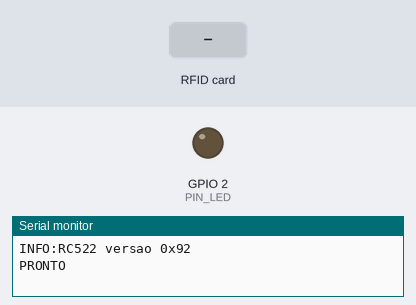
This program was run on a simulated ESP32. Shown: output pins drawn as LEDs (lit = HIGH), the last lines printed to the serial monitor. Inputs (shaded band) come from the test bench.

Above: at 1.3 s.
1.4 s: RFID card 5E 7A 19 C4 held to the reader
At 1.49 s:
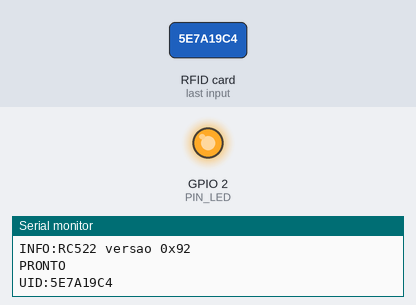
Timing chart, 0 to 10.4 s (numbered marks = the images above; inputs shaded):
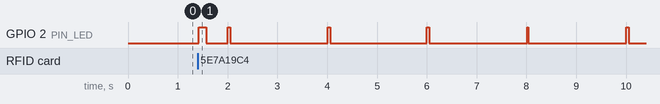

The program:

main.cpp
```cpp
// Leitor NFC — "Monte a comunidade de peixes"
// Extensão "Re-conhecendo nosso rio" — Cachoeiras de Macacu (RJ)
//
// Lê o UID de tags NTAG213/215 com um RC522 e imprime na serial (115200 baud)
// uma linha por leitura, no formato:   UID:04A1B2C3D4E5F6
//
// Outras linhas que o firmware pode imprimir (a página web ignora):
//   PRONTO                 -> leitor iniciado
//   INFO:...               -> mensagens informativas
//   ERRO:...               -> RC522 não encontrado (verifique a ligação)
//
// Para usar na IDE Arduino: crie uma pasta "leitor_peixes", copie este arquivo
// como "leitor_peixes.ino" e instale a biblioteca "MFRC522" (miguelbalboa).

#include <Arduino.h>
#include <SPI.h>
#include <MFRC522.h>

// ---- Pinos (SPI padrão do ESP32 — ver LIGACAO.md) ----
constexpr uint8_t PIN_SS   = 5;
constexpr uint8_t PIN_SCK  = 18;
constexpr uint8_t PIN_MOSI = 23;
constexpr uint8_t PIN_MISO = 19;
constexpr uint8_t PIN_RST  = 22;
constexpr uint8_t PIN_LED  = 2;   // LED azul da placa na maioria das ESP32 DevKit

// ---- Ajustes ----
constexpr uint32_t DEBOUNCE_MS     = 1000;  // mesma tag não repete antes disso
constexpr uint32_t LED_LEITURA_MS  = 150;   // LED aceso ao ler uma tag
constexpr uint32_t BATIMENTO_MS    = 2000;  // piscadinha "estou vivo"
constexpr uint32_t REINICIA_ERRO_MS = 3000; // nova tentativa se o RC522 falhar

MFRC522 rfid(PIN_SS, PIN_RST);

String   ultimoUid;
uint32_t ultimoUidMs = 0;
uint32_t ledLeituraAte = 0;
bool     leitorOk = false;
uint32_t ultimaTentativaMs = 0;

bool iniciarLeitor() {
  rfid.PCD_Init();
  delay(10);
  byte versao = rfid.PCD_ReadRegister(MFRC522::VersionReg);
  if (versao == 0x00 || versao == 0xFF) {
    Serial.println(F("ERRO:RC522 nao encontrado - verifique a ligacao e os 3,3 V"));
    return false;
  }
  // Ganho máximo da antena: ajuda a ler a tag através do plástico do peixe.
  rfid.PCD_SetAntennaGain(MFRC522::RxGain_max);
  Serial.print(F("INFO:RC522 versao 0x"));
  Serial.println(versao, HEX);
  Serial.println(F("PRONTO"));
  return true;
}

String uidParaTexto(const MFRC522::Uid &uid) {
  String s;
  s.reserve(uid.size * 2);
  for (byte i = 0; i < uid.size; i++) {
    if (uid.uidByte[i] < 0x10) s += '0';
    s += String(uid.uidByte[i], HEX);
  }
  s.toUpperCase();
  return s;
}

void atualizarLed(uint32_t agora) {
  bool aceso;
  if (!leitorOk) {
    aceso = (agora / 100) % 2;                    // erro: pisca rápido
  } else if (agora < ledLeituraAte) {
    aceso = true;                                 // acabou de ler
  } else {
    aceso = (agora % BATIMENTO_MS) < 40;          // batimento discreto
  }
  digitalWrite(PIN_LED, aceso ? HIGH : LOW);
}

void setup() {
  Serial.begin(115200);
  pinMode(PIN_LED, OUTPUT);
  SPI.begin(PIN_SCK, PIN_MISO, PIN_MOSI, PIN_SS);
  delay(50);
  leitorOk = iniciarLeitor();
  ultimaTentativaMs = millis();
}

void loop() {
  uint32_t agora = millis();
  atualizarLed(agora);

  if (!leitorOk) {
    if (agora - ultimaTentativaMs > REINICIA_ERRO_MS) {
      ultimaTentativaMs = agora;
      leitorOk = iniciarLeitor();
    }
    return;
  }

  if (!rfid.PICC_IsNewCardPresent() || !rfid.PICC_ReadCardSerial()) return;

  String uid = uidParaTexto(rfid.uid);

  // Debounce: ignora a mesma tag lida de novo em menos de DEBOUNCE_MS.
  // O tempo é renovado a cada leitura, então uma tag "balançando" na borda
  // do campo só conta de novo depois de ficar ~1 s longe do leitor.
  bool repetida = (uid == ultimoUid) && (agora - ultimoUidMs < DEBOUNCE_MS);
  ultimoUid = uid;
  ultimoUidMs = agora;

  if (!repetida) {
    Serial.print(F("UID:"));
    Serial.println(uid);
    ledLeituraAte = agora + LED_LEITURA_MS;
  }

  rfid.PICC_HaltA();
  rfid.PCD_StopCrypto1();
}
```
